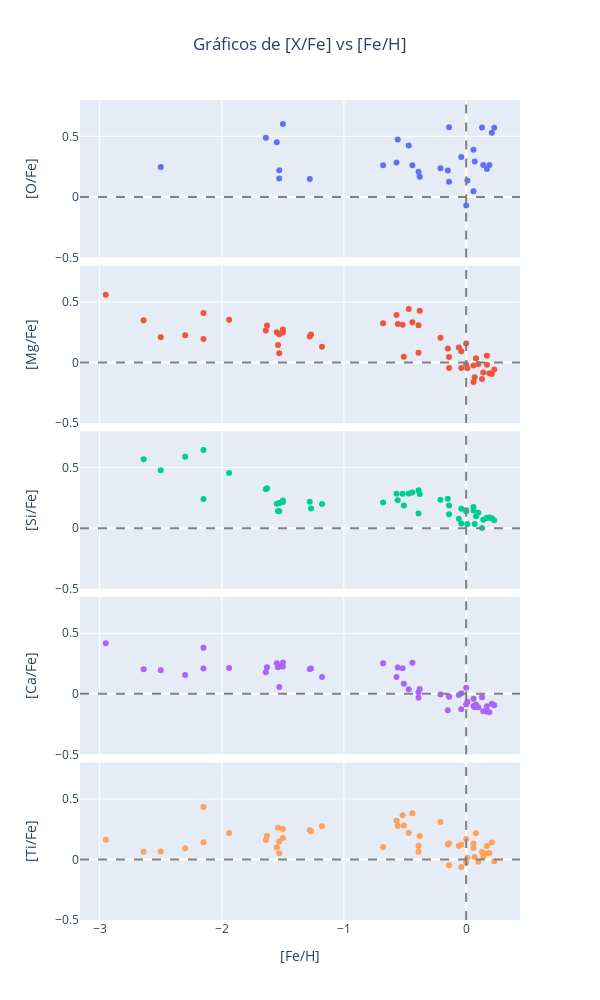
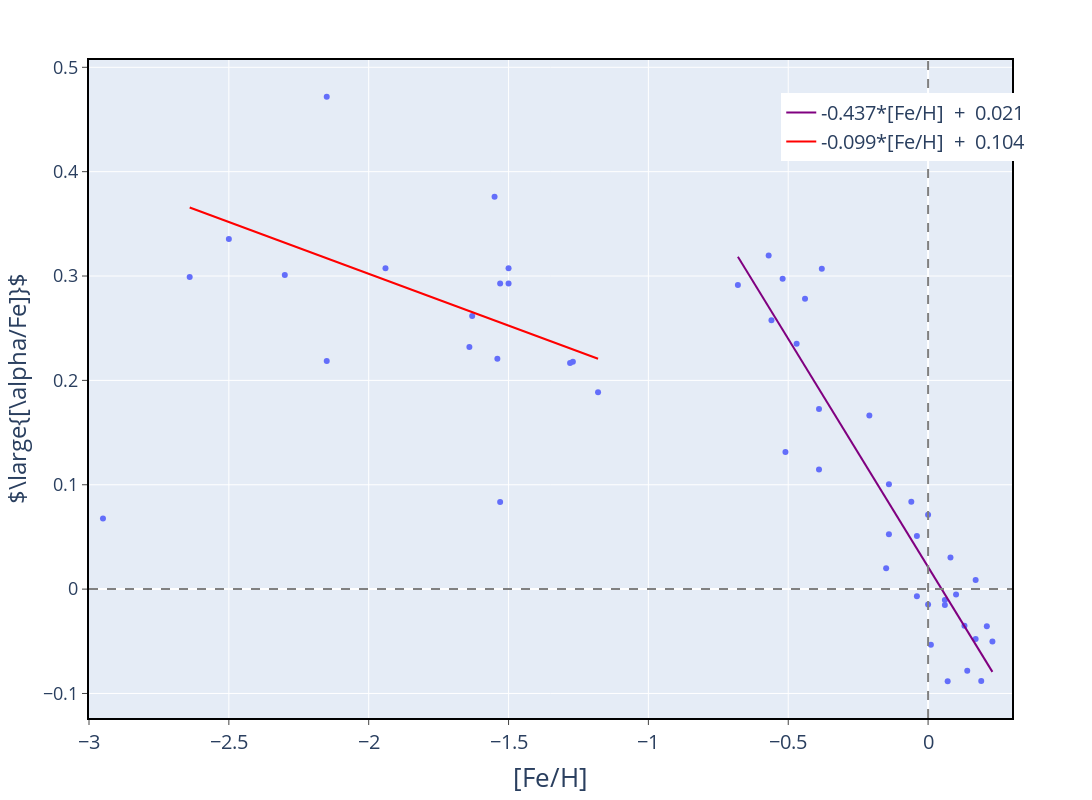

The code cell stored with these charts, in order, in its notebook:
### Markdown cell above
# Gráfico interativo de [Alpha/Fe] vs [Fe/H]

### Code cell
feh_oxy=feh.drop(index=['HD_150177','Bet_Com', '53_vir', 'HD_45282', 'HIC_57983', 'HD_108577', 'HD_128279',
                        'HD_161770', 'HD_218502', 'HD_122563', 'HD_184266', 'HD_126587'] , axis=0)

feh_na=feh.drop(index=[ 'HD_108577', 'HD_128279', 'HD_218502', 'HD_122563', 'HD_126587', 'HIC_57983'] , axis=0)

feh_al=feh.drop(index=[ 'HD_45282', 'HIC_57983','HD_2796','HD_9051', 'HD_44007', 'HD_93529', 'HD_108577', 'HD_128279',
                        'HD_161770', 'HD_218502', 'HD_122563','HD_204543','HD_184266', 'HD_26297','BD+18_2890','BD+06_0648','HD_124358','HD_126587'] , axis=0)    
   
feh_si=feh.drop(index=[ 'HD_126587'] , axis=0)    
feh_ni=feh.drop(index=[ 'HD_218502','HD_126587'] , axis=0) 

figg = make_subplots(
            rows=5, cols=1,
            #subplot_titles=("Title 1", "Title 2"),
            shared_xaxes=True,
            vertical_spacing =0.01)# tune this value until the two charts don't overlap

figg.add_trace(go.Scatter(x=feh_oxy, y=unumpy.nominal_values(o_fe), mode="markers", hovertext=feh_oxy.index),row=1, col=1)
figg.add_trace(go.Scatter(x=feh, y=unumpy.nominal_values(mg_fe), mode="markers", hovertext=feh.index),row=2, col=1)
figg.add_trace(go.Scatter(x=feh, y=unumpy.nominal_values(si_fe), mode="markers", hovertext=feh.index),row=3, col=1)
figg.add_trace(go.Scatter(x=feh, y=unumpy.nominal_values(ca_fe), mode="markers", hovertext=feh.index),row=4, col=1)
figg.add_trace(go.Scatter(x=feh, y=unumpy.nominal_values(ti_fe), mode="markers", hovertext=feh.index),row=5, col=1)
#MEXENDO NOS PARÂMETROS DO GRAFICO
figg.update_layout(height=1000, width=600, title_text="Gráficos de [X/Fe] vs [Fe/H]", title_x=0.5)
figg.add_vline(x=0, line_width=2, line_dash="dash", line_color="gray", row=1,col=1)
figg.add_vline(x=0, line_width=2, line_dash="dash", line_color="gray", row=2,col=1)
figg.add_vline(x=0, line_width=2, line_dash="dash", line_color="gray", row=3,col=1)
figg.add_vline(x=0, line_width=2, line_dash="dash", line_color="gray", row=4,col=1)
figg.add_vline(x=0, line_width=2, line_dash="dash", line_color="gray", row=5,col=1)
figg.add_hline(y=0, line_width=2, line_dash="dash", line_color="gray", row=1,col=1)
figg.add_hline(y=0, line_width=2, line_dash="dash", line_color="gray", row=2,col=1)
figg.add_hline(y=0, line_width=2, line_dash="dash", line_color="gray", row=3,col=1)
figg.add_hline(y=0, line_width=2, line_dash="dash", line_color="gray", row=4,col=1)
figg.add_hline(y=0, line_width=2, line_dash="dash", line_color="gray", row=5,col=1)


figg.update_yaxes(title_text="[O/Fe]", row=1, col=1, range=[-0.5,0.8])
figg.update_yaxes(title_text="[Mg/Fe]", row=2, col=1,  range=[-0.5,0.8])
figg.update_yaxes(title_text="[Si/Fe]", row=3, col=1, range=[-0.5,0.8])
figg.update_yaxes(title_text="[Ca/Fe]", row=4, col=1,  range=[-0.5,0.8])
figg.update_yaxes(title_text="[Ti/Fe]", row=5, col=1,  range=[-0.5,0.8])
figg.update_xaxes(title_text="[Fe/H]", row=5, col=1)
figg.update(layout_showlegend=False)
figg.update_traces(hovertemplate =feh.index + '<extra></extra>')
figg.update_layout(
    hoverlabel=dict(
        bgcolor="white",
        font_size=16,
        font_family="Rockwell"
    )
)
figg.write_image("alphas.pdf")
figg.show()


##CRIANDO VETORES SEPARADOS PRA FAZER DUAS REGRESSÕES DISTINTAS
feh_positivo=feh[feh>-1]
feh_negativo=feh[feh<-1]
alfa_positivo=[]
alfa_negativo=[]
for i in range(len(alfa_def)):
    if feh[i]>-1:
        alfa_positivo.append(alfa_def[i])
for i in range(len(alfa_def)):
    if feh[i]<-1:
        alfa_negativo.append(alfa_def[i])
alfa_negativo=pd.Series(alfa_negativo, index=feh_negativo.index)    


#Excluindo valores destoantes
alfa_negativo=alfa_negativo.drop(index=['HD_126587', 'HD_128279'], axis=0)
feh_negativo=feh_negativo.drop(index=['HD_126587', 'HD_128279'], axis=0)

##Criando regressão dos valores de [Fe/H] > -1
regressao_positiva = np.polyfit(unumpy.nominal_values(feh_positivo), unumpy.nominal_values(alfa_positivo), 1)
predict_feh_positiva = np.poly1d(regressao_positiva)
Y3=[]
fehcont1=np.linspace(np.amin(feh_positivo), np.amax(feh_positivo), len(alfa_positivo))
for i in range(len(fehcont1)):
    y=regressao_positiva[0]*fehcont1[i] + regressao_positiva[1]
    Y3.append(y)    

    
##Criando regressão dos valores de [Fe/H] < -1
regressao_negativa = np.polyfit(unumpy.nominal_values(feh_negativo), unumpy.nominal_values(alfa_negativo), 1)
predict_feh_negativa = np.poly1d(regressao_negativa)
Y4=[]
fehcont2=np.linspace(np.amin(feh_negativo), np.amax(feh_negativo), len(alfa_negativo))
for i in range(len(fehcont2)):
    y=regressao_negativa[0]*fehcont2[i] + regressao_negativa[1]
    Y4.append(y)    
    
#Plotando 
fig=px.scatter(x=feh, y=unumpy.nominal_values(alfa_def), trendline_color_override="blue", hover_name=feh.index)
fig.add_trace(go.Scatter(x=fehcont1,y=Y3, mode="lines", line=go.scatter.Line(color="purple"), 
                         name=str(round(float(regressao_positiva[0]), 3)) + '*[Fe/H]  +  '+ str(round(float(regressao_positiva[1]),3))))

fig.update_traces(showlegend=True, selector=dict(mode='lines'))
fig.add_trace(go.Scatter(x=fehcont2,y=Y4, mode="lines", line=go.scatter.Line(color="red"),
                         name=str(round(float(regressao_negativa[0]), 3)) + '*[Fe/H]  +  '+ str(round(float(regressao_negativa[1]),3))))

fig.update_traces(showlegend=True, selector=dict(mode='lines'))
fig.update_layout(legend=dict(x=0.75,y=0.95, traceorder="normal", font=dict(size=20)), height=800, width=1400,)
fig.update_xaxes(title_text='[Fe/H]', range = [-3, 0.3],titlefont_size=26, tickfont_size= 20)
fig.update_yaxes(title_text=r'$\large{[\alpha/Fe]}$' , titlefont_size=24, tickfont_size= 18)
fig.add_vline(x=0, line_width=2, line_dash="dash", line_color="gray")
fig.add_hline(y=0, line_width=2, line_dash="dash", line_color="gray")

## COLOCANDO BARRAS ENVOLTA E DEIXANDO FUNDO TRANSPARENTE
fig.update_xaxes(mirror=True,
ticks='outside',
linewidth=2, linecolor='black')
fig.update_yaxes(mirror=True,
ticks='outside',
linewidth=2, linecolor='black')
fig.show()
fig.update_layout({
'plot_bgcolor': 'rgba(0, 0, 0, 0)',
'paper_bgcolor': 'rgba(0, 0, 0, 0)',
})
fig.update_layout(width=1700,height=800)
fig.write_image("alpha.pdf")

py.plot(fig, filename='alpha_global', auto_open=False)

### Figure 1 — Plotly figure (JSON) as saved in the notebook; plotly's stock layout.template omitted (floating-point values rounded to 4 significant figures)
{"data": [{"hovertemplate": ["Eps_vir<extra></extra>", "94_aqr<extra></extra>", "Bet01_Cap<extra></extra>", "Bet_Gem<extra></extra>", "NGC_2682_231<extra></extra>", "Procyon_A<extra></extra>", "Alf_Ari<extra></extra>", "Phi02_Ori<extra></extra>", "Bet_Com<extra></extra>", "71_Oph<extra></extra>", "Eta_Ser<extra></extra>", "Mu_Aql<extra></extra>", "Eta_Eri<extra></extra>", "106_Psc<extra></extra>", "HD_150177<extra></extra>", "7_psc<extra></extra>", "HIP_17183<extra></extra>", "35_peg<extra></extra>", "11_lib<extra></extra>", "HD_180928<extra></extra>", "53_vir<extra></extra>", "HD_175179<extra></extra>", "HD_45282<extra></extra>", "HD_9562<extra></extra>", "HIC_57983<extra></extra>", "Del_Lep<extra></extra>", "Alf02_Cap<extra></extra>", "c_Vir<extra></extra>", "HD_2796<extra></extra>", "tet_cet<extra></extra>", "HD_9051<extra></extra>", "HD_44007<extra></extra>", "HD_93529<extra></extra>", "HD_108577<extra></extra>", "HD_128279<extra></extra>", "5_Ser<extra></extra>", "HD_161770<extra></extra>", "HD_171391<extra></extra>", "HD_218502<extra></extra>", "HD_122563<extra></extra>", "Arcturus<extra></extra>", "HD_204543<extra></extra>", "31_Vul<extra></extra>", "HD_184266<extra></extra>", "Ups02_Cnc<extra></extra>", "HD_26297<extra></extra>", "BD+18_2890<extra></extra>", "BD+06_0648<extra></extra>", "HD_124358<extra></extra>", "HD_126587<extra></extra>"], "hovertext": ["Eps_vir", "94_aqr", "Bet01_Cap", "Bet_Gem", "NGC_2682_231", "Procyon_A", "Alf_Ari", "Phi02_Ori", "71_Oph", "Eta_Ser", "Mu_Aql", "Eta_Eri", "106_Psc", "7_psc", "HIP_17183", "35_peg", "11_lib", "HD_180928", "HD_175179", "HD_9562", "Del_Lep", "Alf02_Cap", "c_Vir", "HD_2796", "tet_cet", "HD_9051", "HD_44007", "HD_93529", "5_Ser", "HD_171391", "Arcturus", "HD_204543", "31_Vul", "Ups02_Cnc", "HD_26297", "BD+18_2890", "BD+06_0648", "HD_124358"], "mode": "markers", "type": "scatter", "x": [0, 0.17, 0.06, 0.19, 0.14, -0.14, -0.04, -0.68, 0.17, -0.39, -0.38, 0.06, -0.15, -0.57, 0.08, -0.14, -0.21, -0.44, -0.56, 0.23, -0.52, 0.21, -0.39, -2.5, 0, -1.5, -1.53, -1.55, 0.13, 0.07, -0.47, -1.64, 0.01, 0.1, -1.63, -1.28, -1.94, -1.53], "xaxis": "x", "y": [-0.072, 0.23, 0.047, 0.263, 0.264, 0.125, 0.329, 0.262, null, 0.207, 0.167, 0.39, 0.218, 0.284, null, 0.575, 0.237, 0.261, 0.473, 0.571, null, 0.529, null, 0.246, null, 0.602, 0.22, 0.452, 0.573, 0.292, 0.425, 0.488, 0.135, null, null, 0.147, null, 0.152, null, null, 0.471, 0.527, -0.006, null, 0.227, 0.515, 0.723, 0.656, 0.647, null], "yaxis": "y"}, {"hovertemplate": ["Eps_vir<extra></extra>", "94_aqr<extra></extra>", "Bet01_Cap<extra></extra>", "Bet_Gem<extra></extra>", "NGC_2682_231<extra></extra>", "Procyon_A<extra></extra>", "Alf_Ari<extra></extra>", "Phi02_Ori<extra></extra>", "Bet_Com<extra></extra>", "71_Oph<extra></extra>", "Eta_Ser<extra></extra>", "Mu_Aql<extra></extra>", "Eta_Eri<extra></extra>", "106_Psc<extra></extra>", "HD_150177<extra></extra>", "7_psc<extra></extra>", "HIP_17183<extra></extra>", "35_peg<extra></extra>", "11_lib<extra></extra>", "HD_180928<extra></extra>", "53_vir<extra></extra>", "HD_175179<extra></extra>", "HD_45282<extra></extra>", "HD_9562<extra></extra>", "HIC_57983<extra></extra>", "Del_Lep<extra></extra>", "Alf02_Cap<extra></extra>", "c_Vir<extra></extra>", "HD_2796<extra></extra>", "tet_cet<extra></extra>", "HD_9051<extra></extra>", "HD_44007<extra></extra>", "HD_93529<extra></extra>", "HD_108577<extra></extra>", "HD_128279<extra></extra>", "5_Ser<extra></extra>", "HD_161770<extra></extra>", "HD_171391<extra></extra>", "HD_218502<extra></extra>", "HD_122563<extra></extra>", "Arcturus<extra></extra>", "HD_204543<extra></extra>", "31_Vul<extra></extra>", "HD_184266<extra></extra>", "Ups02_Cnc<extra></extra>", "HD_26297<extra></extra>", "BD+18_2890<extra></extra>", "BD+06_0648<extra></extra>", "HD_124358<extra></extra>", "HD_126587<extra></extra>"], "hovertext": ["Eps_vir", "94_aqr", "Bet01_Cap", "Bet_Gem", "NGC_2682_231", "Procyon_A", "Alf_Ari", "Phi02_Ori", "Bet_Com", "71_Oph", "Eta_Ser", "Mu_Aql", "Eta_Eri", "106_Psc", "HD_150177", "7_psc", "HIP_17183", "35_peg", "11_lib", "HD_180928", "53_vir", "HD_175179", "HD_45282", "HD_9562", "HIC_57983", "Del_Lep", "Alf02_Cap", "c_Vir", "HD_2796", "tet_cet", "HD_9051", "HD_44007", "HD_93529", "HD_108577", "HD_128279", "5_Ser", "HD_161770", "HD_171391", "HD_218502", "HD_122563", "Arcturus", "HD_204543", "31_Vul", "HD_184266", "Ups02_Cnc", "HD_26297", "BD+18_2890", "BD+06_0648", "HD_124358", "HD_126587"], "mode": "markers", "type": "scatter", "x": [0, 0.17, 0.06, 0.19, 0.14, -0.14, -0.04, -0.68, -0.04, 0.17, -0.39, -0.38, 0.06, -0.15, -0.51, -0.57, 0.08, -0.14, -0.21, -0.44, -0.06, -0.56, -1.5, 0.23, -2.15, -0.52, 0.21, -0.39, -2.5, 0, -1.5, -1.53, -1.55, -2.3, -2.15, 0.13, -1.27, 0.07, -1.54, -2.64, -0.47, -1.64, 0.01, -1.18, 0.1, -1.63, -1.28, -1.94, -1.53, -2.95], "xaxis": "x2", "y": [0.158, 0.056, -0.16, -0.088, -0.083, -0.046, 0.094, 0.324, -0.045, -0.019, 0.081, 0.427, -0.025, 0.115, 0.048, 0.393, 0.035, 0.046, 0.204, 0.332, 0.124, 0.318, 0.247, -0.057, 0.409, 0.312, -0.094, 0.307, 0.209, -0.015, 0.272, 0.234, 0.25, 0.226, 0.195, -0.136, 0.232, -0.122, 0.144, 0.35, 0.441, 0.265, -0.047, 0.131, -0.012, 0.306, 0.215, 0.353, 0.077, 0.559], "yaxis": "y2"}, {"hovertemplate": ["Eps_vir<extra></extra>", "94_aqr<extra></extra>", "Bet01_Cap<extra></extra>", "Bet_Gem<extra></extra>", "NGC_2682_231<extra></extra>", "Procyon_A<extra></extra>", "Alf_Ari<extra></extra>", "Phi02_Ori<extra></extra>", "Bet_Com<extra></extra>", "71_Oph<extra></extra>", "Eta_Ser<extra></extra>", "Mu_Aql<extra></extra>", "Eta_Eri<extra></extra>", "106_Psc<extra></extra>", "HD_150177<extra></extra>", "7_psc<extra></extra>", "HIP_17183<extra></extra>", "35_peg<extra></extra>", "11_lib<extra></extra>", "HD_180928<extra></extra>", "53_vir<extra></extra>", "HD_175179<extra></extra>", "HD_45282<extra></extra>", "HD_9562<extra></extra>", "HIC_57983<extra></extra>", "Del_Lep<extra></extra>", "Alf02_Cap<extra></extra>", "c_Vir<extra></extra>", "HD_2796<extra></extra>", "tet_cet<extra></extra>", "HD_9051<extra></extra>", "HD_44007<extra></extra>", "HD_93529<extra></extra>", "HD_108577<extra></extra>", "HD_128279<extra></extra>", "5_Ser<extra></extra>", "HD_161770<extra></extra>", "HD_171391<extra></extra>", "HD_218502<extra></extra>", "HD_122563<extra></extra>", "Arcturus<extra></extra>", "HD_204543<extra></extra>", "31_Vul<extra></extra>", "HD_184266<extra></extra>", "Ups02_Cnc<extra></extra>", "HD_26297<extra></extra>", "BD+18_2890<extra></extra>", "BD+06_0648<extra></extra>", "HD_124358<extra></extra>", "HD_126587<extra></extra>"], "hovertext": ["Eps_vir", "94_aqr", "Bet01_Cap", "Bet_Gem", "NGC_2682_231", "Procyon_A", "Alf_Ari", "Phi02_Ori", "Bet_Com", "71_Oph", "Eta_Ser", "Mu_Aql", "Eta_Eri", "106_Psc", "HD_150177", "7_psc", "HIP_17183", "35_peg", "11_lib", "HD_180928", "53_vir", "HD_175179", "HD_45282", "HD_9562", "HIC_57983", "Del_Lep", "Alf02_Cap", "c_Vir", "HD_2796", "tet_cet", "HD_9051", "HD_44007", "HD_93529", "HD_108577", "HD_128279", "5_Ser", "HD_161770", "HD_171391", "HD_218502", "HD_122563", "Arcturus", "HD_204543", "31_Vul", "HD_184266", "Ups02_Cnc", "HD_26297", "BD+18_2890", "BD+06_0648", "HD_124358", "HD_126587"], "mode": "markers", "type": "scatter", "x": [0, 0.17, 0.06, 0.19, 0.14, -0.14, -0.04, -0.68, -0.04, 0.17, -0.39, -0.38, 0.06, -0.15, -0.51, -0.57, 0.08, -0.14, -0.21, -0.44, -0.06, -0.56, -1.5, 0.23, -2.15, -0.52, 0.21, -0.39, -2.5, 0, -1.5, -1.53, -1.55, -2.3, -2.15, 0.13, -1.27, 0.07, -1.54, -2.64, -0.47, -1.64, 0.01, -1.18, 0.1, -1.63, -1.28, -1.94, -1.53, -2.95], "xaxis": "x3", "y": [0.148, 0.081, 0.146, 0.089, 0.069, 0.114, 0.16, 0.211, 0.039, 0.085, 0.121, 0.283, 0.174, 0.242, 0.188, 0.284, 0.098, 0.187, 0.235, 0.295, 0.077, 0.23, 0.217, 0.066, 0.645, 0.285, 0.082, 0.313, 0.478, 0.139, 0.228, 0.207, 0.202, 0.59, 0.241, 0.001, 0.163, 0.035, 0.141, 0.57, 0.287, 0.322, 0.035, 0.2, 0.127, 0.33, 0.219, 0.455, 0.14, null], "yaxis": "y3"}, {"hovertemplate": ["Eps_vir<extra></extra>", "94_aqr<extra></extra>", "Bet01_Cap<extra></extra>", "Bet_Gem<extra></extra>", "NGC_2682_231<extra></extra>", "Procyon_A<extra></extra>", "Alf_Ari<extra></extra>", "Phi02_Ori<extra></extra>", "Bet_Com<extra></extra>", "71_Oph<extra></extra>", "Eta_Ser<extra></extra>", "Mu_Aql<extra></extra>", "Eta_Eri<extra></extra>", "106_Psc<extra></extra>", "HD_150177<extra></extra>", "7_psc<extra></extra>", "HIP_17183<extra></extra>", "35_peg<extra></extra>", "11_lib<extra></extra>", "HD_180928<extra></extra>", "53_vir<extra></extra>", "HD_175179<extra></extra>", "HD_45282<extra></extra>", "HD_9562<extra></extra>", "HIC_57983<extra></extra>", "Del_Lep<extra></extra>", "Alf02_Cap<extra></extra>", "c_Vir<extra></extra>", "HD_2796<extra></extra>", "tet_cet<extra></extra>", "HD_9051<extra></extra>", "HD_44007<extra></extra>", "HD_93529<extra></extra>", "HD_108577<extra></extra>", "HD_128279<extra></extra>", "5_Ser<extra></extra>", "HD_161770<extra></extra>", "HD_171391<extra></extra>", "HD_218502<extra></extra>", "HD_122563<extra></extra>", "Arcturus<extra></extra>", "HD_204543<extra></extra>", "31_Vul<extra></extra>", "HD_184266<extra></extra>", "Ups02_Cnc<extra></extra>", "HD_26297<extra></extra>", "BD+18_2890<extra></extra>", "BD+06_0648<extra></extra>", "HD_124358<extra></extra>", "HD_126587<extra></extra>"], "hovertext": ["Eps_vir", "94_aqr", "Bet01_Cap", "Bet_Gem", "NGC_2682_231", "Procyon_A", "Alf_Ari", "Phi02_Ori", "Bet_Com", "71_Oph", "Eta_Ser", "Mu_Aql", "Eta_Eri", "106_Psc", "HD_150177", "7_psc", "HIP_17183", "35_peg", "11_lib", "HD_180928", "53_vir", "HD_175179", "HD_45282", "HD_9562", "HIC_57983", "Del_Lep", "Alf02_Cap", "c_Vir", "HD_2796", "tet_cet", "HD_9051", "HD_44007", "HD_93529", "HD_108577", "HD_128279", "5_Ser", "HD_161770", "HD_171391", "HD_218502", "HD_122563", "Arcturus", "HD_204543", "31_Vul", "HD_184266", "Ups02_Cnc", "HD_26297", "BD+18_2890", "BD+06_0648", "HD_124358", "HD_126587"], "mode": "markers", "type": "scatter", "x": [0, 0.17, 0.06, 0.19, 0.14, -0.14, -0.04, -0.68, -0.04, 0.17, -0.39, -0.38, 0.06, -0.15, -0.51, -0.57, 0.08, -0.14, -0.21, -0.44, -0.06, -0.56, -1.5, 0.23, -2.15, -0.52, 0.21, -0.39, -2.5, 0, -1.5, -1.53, -1.55, -2.3, -2.15, 0.13, -1.27, 0.07, -1.54, -2.64, -0.47, -1.64, 0.01, -1.18, 0.1, -1.63, -1.28, -1.94, -1.53, -2.95], "xaxis": "x4", "y": [0.051, -0.146, -0.04, -0.153, -0.144, -0.024, -0.128, 0.253, 0.004, -0.103, -0.033, 0.04, -0.101, -0.136, 0.083, 0.139, -0.088, -0.02, -0.006, 0.257, -0.01, 0.217, 0.258, -0.094, 0.38, 0.21, -0.082, 0.012, 0.194, -0.088, 0.226, 0.228, 0.253, 0.155, 0.208, -0.028, 0.208, -0.112, 0.219, 0.202, 0.038, 0.179, -0.065, 0.139, -0.111, 0.22, 0.204, 0.213, 0.057, 0.417], "yaxis": "y4"}, {"hovertemplate": ["Eps_vir<extra></extra>", "94_aqr<extra></extra>", "Bet01_Cap<extra></extra>", "Bet_Gem<extra></extra>", "NGC_2682_231<extra></extra>", "Procyon_A<extra></extra>", "Alf_Ari<extra></extra>", "Phi02_Ori<extra></extra>", "Bet_Com<extra></extra>", "71_Oph<extra></extra>", "Eta_Ser<extra></extra>", "Mu_Aql<extra></extra>", "Eta_Eri<extra></extra>", "106_Psc<extra></extra>", "HD_150177<extra></extra>", "7_psc<extra></extra>", "HIP_17183<extra></extra>", "35_peg<extra></extra>", "11_lib<extra></extra>", "HD_180928<extra></extra>", "53_vir<extra></extra>", "HD_175179<extra></extra>", "HD_45282<extra></extra>", "HD_9562<extra></extra>", "HIC_57983<extra></extra>", "Del_Lep<extra></extra>", "Alf02_Cap<extra></extra>", "c_Vir<extra></extra>", "HD_2796<extra></extra>", "tet_cet<extra></extra>", "HD_9051<extra></extra>", "HD_44007<extra></extra>", "HD_93529<extra></extra>", "HD_108577<extra></extra>", "HD_128279<extra></extra>", "5_Ser<extra></extra>", "HD_161770<extra></extra>", "HD_171391<extra></extra>", "HD_218502<extra></extra>", "HD_122563<extra></extra>", "Arcturus<extra></extra>", "HD_204543<extra></extra>", "31_Vul<extra></extra>", "HD_184266<extra></extra>", "Ups02_Cnc<extra></extra>", "HD_26297<extra></extra>", "BD+18_2890<extra></extra>", "BD+06_0648<extra></extra>", "HD_124358<extra></extra>", "HD_126587<extra></extra>"], "hovertext": ["Eps_vir", "94_aqr", "Bet01_Cap", "Bet_Gem", "NGC_2682_231", "Procyon_A", "Alf_Ari", "Phi02_Ori", "Bet_Com", "71_Oph", "Eta_Ser", "Mu_Aql", "Eta_Eri", "106_Psc", "HD_150177", "7_psc", "HIP_17183", "35_peg", "11_lib", "HD_180928", "53_vir", "HD_175179", "HD_45282", "HD_9562", "HIC_57983", "Del_Lep", "Alf02_Cap", "c_Vir", "HD_2796", "tet_cet", "HD_9051", "HD_44007", "HD_93529", "HD_108577", "HD_128279", "5_Ser", "HD_161770", "HD_171391", "HD_218502", "HD_122563", "Arcturus", "HD_204543", "31_Vul", "HD_184266", "Ups02_Cnc", "HD_26297", "BD+18_2890", "BD+06_0648", "HD_124358", "HD_126587"], "mode": "markers", "type": "scatter", "x": [0, 0.17, 0.06, 0.19, 0.14, -0.14, -0.04, -0.68, -0.04, 0.17, -0.39, -0.38, 0.06, -0.15, -0.51, -0.57, 0.08, -0.14, -0.21, -0.44, -0.06, -0.56, -1.5, 0.23, -2.15, -0.52, 0.21, -0.39, -2.5, 0, -1.5, -1.53, -1.55, -2.3, -2.15, 0.13, -1.27, 0.07, -1.54, -2.64, -0.47, -1.64, 0.01, -1.18, 0.1, -1.63, -1.28, -1.94, -1.53, -2.95], "xaxis": "x5", "y": [-0.0255, 0.0515, 0.1315, 0.0535, 0.023, -0.048, 0.1225, 0.1035, -0.062, 0.11, 0.063, 0.1935, 0.094, 0.123, 0.281, 0.319, 0.216, 0.1315, 0.31, 0.381, 0.11, 0.2755, 0.1775, -0.014, 0.4335, 0.3645, 0.14, 0.1125, 0.0665, 0.169, 0.2515, 0.1485, 0.1005, 0.0925, 0.142, 0.0625, 0.232, 0.0195, 0.261, 0.0645, 0.2185, 0.16, 0.0135, 0.2745, -0.019, 0.193, 0.2405, 0.2185, 0.052, 0.162], "yaxis": "y5"}], "layout": {"height": 1000, "hoverlabel": {"bgcolor": "white", "font": {"family": "Rockwell", "size": 16}}, "shapes": [{"line": {"color": "gray", "dash": "dash", "width": 2}, "type": "line", "x0": 0, "x1": 0, "xref": "x", "y0": 0, "y1": 1, "yref": "y domain"}, {"line": {"color": "gray", "dash": "dash", "width": 2}, "type": "line", "x0": 0, "x1": 0, "xref": "x2", "y0": 0, "y1": 1, "yref": "y2 domain"}, {"line": {"color": "gray", "dash": "dash", "width": 2}, "type": "line", "x0": 0, "x1": 0, "xref": "x3", "y0": 0, "y1": 1, "yref": "y3 domain"}, {"line": {"color": "gray", "dash": "dash", "width": 2}, "type": "line", "x0": 0, "x1": 0, "xref": "x4", "y0": 0, "y1": 1, "yref": "y4 domain"}, {"line": {"color": "gray", "dash": "dash", "width": 2}, "type": "line", "x0": 0, "x1": 0, "xref": "x5", "y0": 0, "y1": 1, "yref": "y5 domain"}, {"line": {"color": "gray", "dash": "dash", "width": 2}, "type": "line", "x0": 0, "x1": 1, "xref": "x domain", "y0": 0, "y1": 0, "yref": "y"}, {"line": {"color": "gray", "dash": "dash", "width": 2}, "type": "line", "x0": 0, "x1": 1, "xref": "x2 domain", "y0": 0, "y1": 0, "yref": "y2"}, {"line": {"color": "gray", "dash": "dash", "width": 2}, "type": "line", "x0": 0, "x1": 1, "xref": "x3 domain", "y0": 0, "y1": 0, "yref": "y3"}, {"line": {"color": "gray", "dash": "dash", "width": 2}, "type": "line", "x0": 0, "x1": 1, "xref": "x4 domain", "y0": 0, "y1": 0, "yref": "y4"}, {"line": {"color": "gray", "dash": "dash", "width": 2}, "type": "line", "x0": 0, "x1": 1, "xref": "x5 domain", "y0": 0, "y1": 0, "yref": "y5"}], "showlegend": false, "title": {"text": "Gráficos de [X/Fe] vs [Fe/H]", "x": 0.5}, "width": 600, "xaxis": {"anchor": "y", "domain": [0, 1], "matches": "x5", "showticklabels": false}, "xaxis2": {"anchor": "y2", "domain": [0, 1], "matches": "x5", "showticklabels": false}, "xaxis3": {"anchor": "y3", "domain": [0, 1], "matches": "x5", "showticklabels": false}, "xaxis4": {"anchor": "y4", "domain": [0, 1], "matches": "x5", "showticklabels": false}, "xaxis5": {"anchor": "y5", "domain": [0, 1], "title": {"text": "[Fe/H]"}}, "yaxis": {"anchor": "x", "domain": [0.808, 1], "range": [-0.5, 0.8], "title": {"text": "[O/Fe]"}}, "yaxis2": {"anchor": "x2", "domain": [0.606, 0.798], "range": [-0.5, 0.8], "title": {"text": "[Mg/Fe]"}}, "yaxis3": {"anchor": "x3", "domain": [0.404, 0.596], "range": [-0.5, 0.8], "title": {"text": "[Si/Fe]"}}, "yaxis4": {"anchor": "x4", "domain": [0.202, 0.394], "range": [-0.5, 0.8], "title": {"text": "[Ca/Fe]"}}, "yaxis5": {"anchor": "x5", "domain": [0, 0.192], "range": [-0.5, 0.8], "title": {"text": "[Ti/Fe]"}}}}

### Figure 2 — Plotly figure (JSON) as saved in the notebook; plotly's stock layout.template omitted (floating-point values rounded to 4 significant figures)
{"data": [{"hovertemplate": "<b>%{hovertext}</b><br><br>x=%{x}<br>y=%{y}<extra></extra>", "hovertext": ["Eps_vir", "94_aqr", "Bet01_Cap", "Bet_Gem", "NGC_2682_231", "Procyon_A", "Alf_Ari", "Phi02_Ori", "Bet_Com", "71_Oph", "Eta_Ser", "Mu_Aql", "Eta_Eri", "106_Psc", "HD_150177", "7_psc", "HIP_17183", "35_peg", "11_lib", "HD_180928", "53_vir", "HD_175179", "HD_45282", "HD_9562", "HIC_57983", "Del_Lep", "Alf02_Cap", "c_Vir", "HD_2796", "tet_cet", "HD_9051", "HD_44007", "HD_93529", "HD_108577", "HD_128279", "5_Ser", "HD_161770", "HD_171391", "HD_218502", "HD_122563", "Arcturus", "HD_204543", "31_Vul", "HD_184266", "Ups02_Cnc", "HD_26297", "BD+18_2890", "BD+06_0648", "HD_124358", "HD_126587"], "legendgroup": "", "marker": {"color": "#636efa", "symbol": "circle"}, "mode": "markers", "name": "", "orientation": "v", "showlegend": false, "type": "scatter", "x": [0, 0.17, 0.06, 0.19, 0.14, -0.14, -0.04, -0.68, -0.04, 0.17, -0.39, -0.38, 0.06, -0.15, -0.51, -0.57, 0.08, -0.14, -0.21, -0.44, -0.06, -0.56, -1.5, 0.23, -2.15, -0.52, 0.21, -0.39, -2.5, 0, -1.5, -1.53, -1.55, -2.3, -2.15, 0.13, -1.27, 0.07, -1.54, -2.64, -0.47, -1.64, 0.01, -1.18, 0.1, -1.63, -1.28, -1.94, -1.53, -2.95], "xaxis": "x", "y": [0.07137, -0.04788, -0.01512, -0.08812, -0.07825, 0.1005, -0.006875, 0.2914, 0.051, 0.00875, 0.1145, 0.3069, -0.0105, 0.02, 0.1315, 0.3198, 0.03025, 0.05262, 0.1662, 0.2782, 0.08375, 0.2576, 0.2929, -0.05025, 0.4719, 0.2974, -0.0355, 0.1726, 0.3354, -0.01475, 0.3074, 0.2929, 0.3759, 0.3009, 0.2185, -0.03513, 0.2177, -0.08837, 0.2208, 0.2991, 0.2351, 0.232, -0.05337, 0.1886, -0.00525, 0.2617, 0.2166, 0.3074, 0.0835, 0.06767], "yaxis": "y"}, {"line": {"color": "purple"}, "mode": "lines", "name": "-0.437*[Fe/H]  +  0.021", "showlegend": true, "type": "scatter", "x": [-0.68, -0.6506, -0.6213, -0.5919, -0.5626, -0.5332, -0.5039, -0.4745, -0.4452, -0.4158, -0.3865, -0.3571, -0.3277, -0.2984, -0.269, -0.2397, -0.2103, -0.181, -0.1516, -0.1223, -0.0929, -0.06355, -0.03419, -0.004839, 0.02452, 0.05387, 0.08323, 0.1126, 0.1419, 0.1713, 0.2006, 0.23], "y": [0.3186, 0.3057, 0.2929, 0.2801, 0.2672, 0.2544, 0.2416, 0.2287, 0.2159, 0.2031, 0.1902, 0.1774, 0.1646, 0.1517, 0.1389, 0.1261, 0.1132, 0.1004, 0.08756, 0.07472, 0.06189, 0.04906, 0.03622, 0.02339, 0.01055, -0.00228, -0.01511, -0.02795, -0.04078, -0.05362, -0.06645, -0.07928]}, {"line": {"color": "red"}, "mode": "lines", "name": "-0.099*[Fe/H]  +  0.104", "showlegend": true, "type": "scatter", "x": [-2.64, -2.543, -2.445, -2.348, -2.251, -2.153, -2.056, -1.959, -1.861, -1.764, -1.667, -1.569, -1.472, -1.375, -1.277, -1.18], "y": [0.3656, 0.3559, 0.3463, 0.3366, 0.327, 0.3173, 0.3076, 0.298, 0.2883, 0.2787, 0.269, 0.2593, 0.2497, 0.24, 0.2304, 0.2207]}], "layout": {"height": 800, "legend": {"font": {"size": 20}, "tracegroupgap": 0, "traceorder": "normal", "x": 0.75, "y": 0.95}, "margin": {"t": 60}, "shapes": [{"line": {"color": "gray", "dash": "dash", "width": 2}, "type": "line", "x0": 0, "x1": 0, "xref": "x", "y0": 0, "y1": 1, "yref": "y domain"}, {"line": {"color": "gray", "dash": "dash", "width": 2}, "type": "line", "x0": 0, "x1": 1, "xref": "x domain", "y0": 0, "y1": 0, "yref": "y"}], "width": 1400, "xaxis": {"anchor": "y", "domain": [0, 1], "linecolor": "black", "linewidth": 2, "mirror": true, "range": [-3, 0.3], "tickfont": {"size": 20}, "ticks": "outside", "title": {"font": {"size": 26}, "text": "[Fe/H]"}}, "yaxis": {"anchor": "x", "domain": [0, 1], "linecolor": "black", "linewidth": 2, "mirror": true, "tickfont": {"size": 18}, "ticks": "outside", "title": {"font": {"size": 24}, "text": "$\\large{[\\alpha/Fe]}$"}}}}
